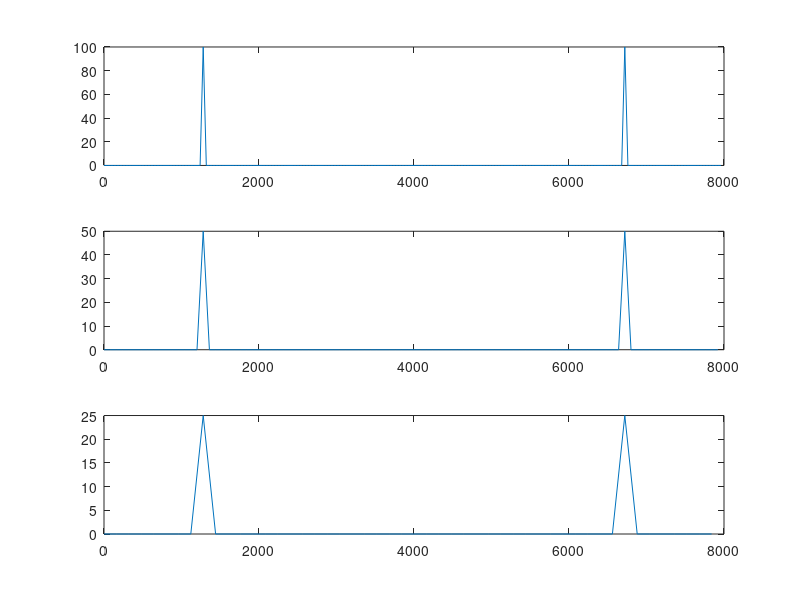
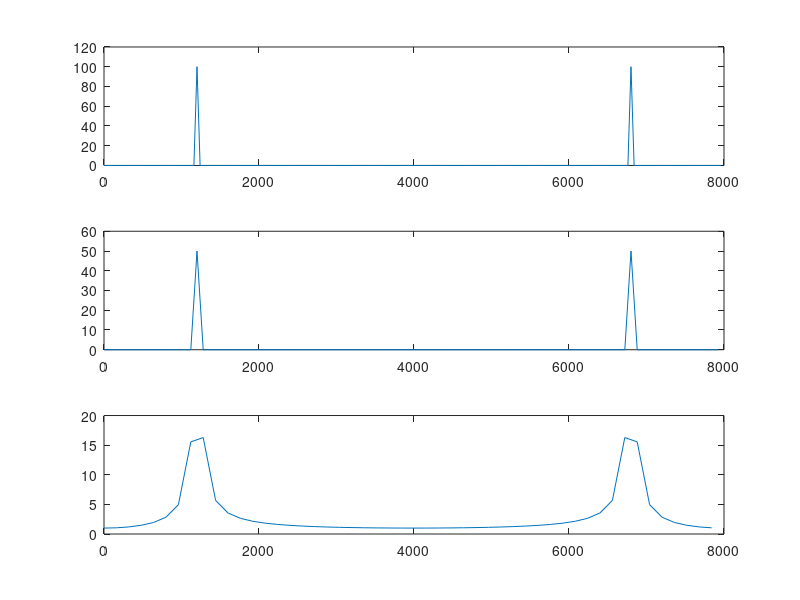
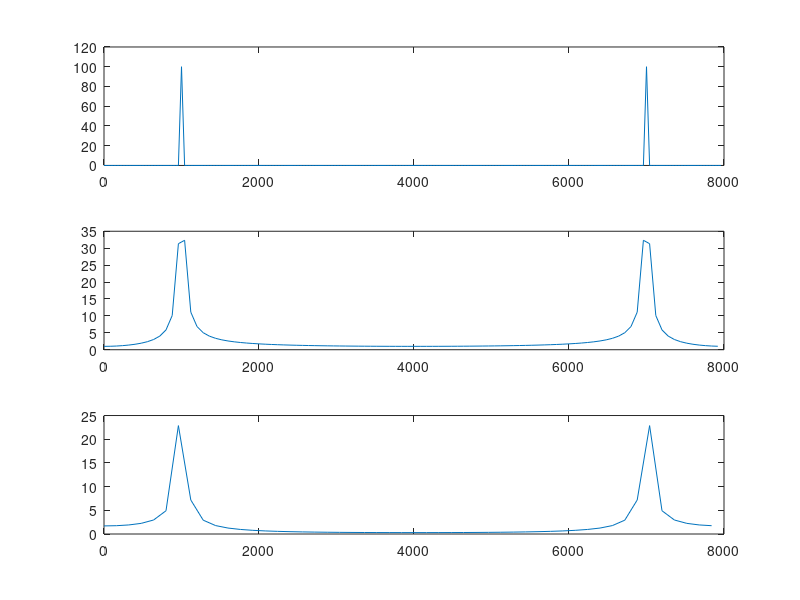
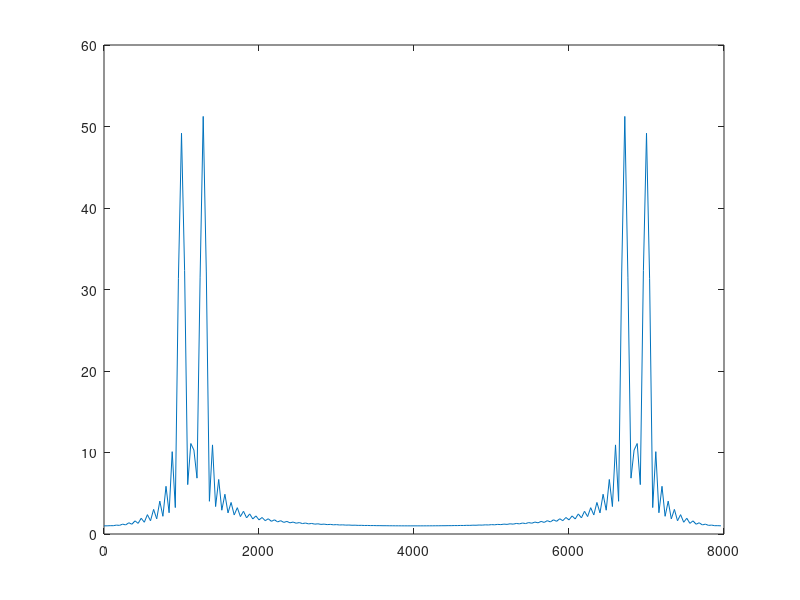

The MATLAB source for these figures, in order:
% Assginment: Prelab 5
% User: Laurence Kim
% Date: 04/27/2021
% Purpose: Prepare for Lab 5
%% Part 1 & 2 
clc
clear all
close all

Fs = 8000;
T  = 1/Fs;
F0 = 1280;
i = 1;

figure()
hold on
for N = [200 100 50]
    n = linspace(0,N-1,N);
    dF = Fs/N;
    x  = cos(F0*2*pi*T*n);
    X  = fft(x);
    fv = (0:N-1)*dF;
    subplot(3,1,i);
    plot(fv,abs(X))
    i = i + 1;
end
hold off

% N = 200
% i. What are the frequency values of the two pulses? How is this related to F0?
% 1280 and 6720. F0 and Fs-f0.

% ii. What are the indices of the two pulses? How is this related to F0 and ∆𝑓?
% 80. the width is smallest as dF is small as N is large. F0 is the
% midpoint of our indices

% iii. What is the amplitude of the two pulses? How is this related to N?
% 100. It is N/2

% N = 100
% i. What are the frequency values of the two pulses? How is this related to F0?
% 1280 and 6720. F0 and Fs-f0.
% ii. What are the indices of the two pulses? How is this related to F0 and ∆𝑓?
% 160. the width is smallest as dF is small as N is large. F0 is the
% midpoint of our indices
% iii. What is the amplitude of the two pulses? How is this related to N?
% 50. It is N/2

% N = 50
% i. What are the frequency values of the two pulses? How is this related to F0?
% 1280 and 6720. F0 and Fs-f0.

% ii. What are the indices of the two pulses? How is this related to F0 and ∆𝑓?
% 320. the width is smallest as dF is small as N is large. F0 is the
% midpoint of our indices

% iii. What is the amplitude of the two pulses? How is this related to N?
% 250. It is N/2



%% Step 3
i = 1;
F0 = 1200;
figure()
hold on
for N = [200 100 50]
    n = linspace(0,N-1,N);
    dF = Fs/N;
    x  = cos(F0*2*pi*T*n);
    X  = fft(x);
    fv = (0:N-1)*dF;
    subplot(3,1,i);
    plot(fv,abs(X))
    i = i + 1;
end
hold off

% N = 200
% i. What are the frequency values of the two pulses? How is this related to F0?
% 1200 and 6800. F0 and Fs-f0.

% ii. What are the indices of the two pulses? How is this related to F0 and ∆𝑓?
% 80. the width is smallest as dF is small as N is large. F0 is the
% midpoint of our indices

% iii. What is the amplitude of the two pulses? How is this related to N?
% 100. It is N/2

% N = 100
% i. What are the frequency values of the two pulses? How is this related to F0?
% 1200 and 6800. F0 and Fs-f0.
% ii. What are the indices of the two pulses? How is this related to F0 and ∆𝑓?
% 160. the width is smallest as dF is small as N is large. F0 is the
% midpoint of our indices
% iii. What is the amplitude of the two pulses? How is this related to N?
% 50. It is N/2

% N = 50
% i. What are the frequency values of the two pulses? How is this related to F0?
% 1200 and 6800. F0 and Fs-f0.

% ii. What are the indices of the two pulses? How is this related to F0 and ∆𝑓?
% it is hard to tell as the sample points are inaccurate for our frequency

% iii. What is the amplitude of the two pulses? How is this related to N?
% 16.28. It is obviously incorrect as our N is too low.


% . Do all three plots have only two pulses? Explain any difference in the plots
% of the DFTs compared to previous results.
% Only two pulses. Other than location of pulse peaks, the n=50 graph has a
% wacky reset
%% Step 4
i = 1;
F0 = 1000;
figure()
hold on
for N = [200 100 50]
    n = linspace(0,N-1,N);
    dF = Fs/N;
    x  = cos(F0*2*pi*T*n);
    X  = fft(x);
    fv = (0:N-1)*dF;
    subplot(3,1,i);
    plot(fv,abs(X))
    i = i + 1;
end
hold off


% N = 200
% i. What are the frequency values of the two pulses? How is this related to F0?
% 1000 and 7000. F0 and Fs-f0.

% ii. What are the indices of the two pulses? How is this related to F0 and ∆𝑓?
% 80. the width is smallest as dF is small as N is large. F0 is the
% midpoint of our indices

% iii. What is the amplitude of the two pulses? How is this related to N?
% 100. It is N/2

% N = 100
% i. What are the frequency values of the two pulses? How is this related to F0?
% 1000 and 7000. F0 and Fs-f0.
% ii. What are the indices of the two pulses? How is this related to F0 and ∆𝑓?
% it is hard to tell as the sample points are inaccurate for our frequency
% iii. What is the amplitude of the two pulses? How is this related to N?
% 32.33. It is obviously incorrect as our N is too low.

% N = 50
% i. What are the frequency values of the two pulses? How is this related to F0?
% 1000 and 7000. F0 and Fs-f0.

% ii. What are the indices of the two pulses? How is this related to F0 and ∆𝑓?
% it is hard to tell as the sample points are inaccurate for our frequency


% iii. What is the amplitude of the two pulses? How is this related to N?
% 22.87. It is obviously incorrect as our N is too low.


% . Do all three plots have only two pulses? Explain any difference in the plots
% of the DFTs compared to previous results.
% Only two pulses. Other than location of pulse peaks, the n=100 and n=50 graph have
% wacky resets

%% Step 5
N = 100;
n = linspace(0,N-1,N);
F1 = 1000;
F2 = 1280;

x1 = cos(F1*2*pi*T*n);
x2 = cos(F2*2*pi*T*n);

N2 = 2*N;
dF = Fs/N2;
x = [x1,x2];
X = fft(x);
fv = (0:N2-1)*dF;
figure()
plot(fv,abs(X))

% Explain the DFT plot in terms of the previously created DFT plots.
% There are two peaks at each pulse and have oscillation rather than smooth
% and contiguous rise and falls

%% Step 6
N = 200;
n = linspace(0,N-1,N);
F1 = 1000;
F2 = 1280;

x1 = cos(F1*2*pi*T*n) + cos(F2*2*pi*T*n);

dF = Fs/N;
X = fft(x1);
fv = (0:N-1)*dF;
figure()
plot(fv,abs(X))

% Explain the DFT plot in terms of the previously created DFT plots.
% similar as the last in that there are still two peaks but no oscillation, but different from the previous ones as there are two 
% peaks at each pulse and have oscillation rather than smooth
% and contiguous rise and falls
